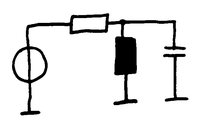
#> input picture resources/img/binary.png, 202 x 128 px, shrunk from 670 x 425 before the run
$ jupyter execute imagePreprocessing.IPYNB
#> lines starting #> are read from the running program, lines starting #| are printed output that depends on the picture; after the words box and inside, x2 and y2 are one past the last pixel; in counts of white or black regions, pixels touching at a corner belong together
### lib/utils.py
import sys
sys.path.append('../')

import numpy as np
import cv2
import igraph
import os

#create an independent copy of a numpy array
# [53 lines left out: functions createIndependetCopy, zip2d, loadImage, load1Pixel, not called in this run]

def thinnImage(image):
    image = cv2.ximgproc.thinning(255-image)
    return 255-image

def saveImage(name, image, path='./../resources/img/', transpose=False, invert=False, color=False):
    if transpose:
        image = np.transpose(image)
    if not color:
        image = cv2.cvtColor(image, cv2.COLOR_GRAY2RGB)

    if invert:
        cv2.imwrite(path + name, 255 - image)
    else:
        cv2.imwrite(path + name, image)

# Runs the function on every Pixel in the image
# [109 lines left out: functions foreachPixel, mapPixel, getPixel, setPixel, colorPixels, isOneColor and 3 more, not called in this run]

def fmap(func,l):
    return list ( map (func, l) )

#remove duplicate Mapping
# [40 lines left out: functions removeDuplicateMappings, getAdjacentPixel, not called in this run]

### dev/imagePreprocessing.IPYNB
[cell 1]
import sys
sys.path.append('../')

import numpy as np
import cv2
import lib.utils as utils
import math
import matplotlib.pyplot as plt

load image and generate binary image

[cell 2]
#image = utils.loadImage(path="./../resources/testImages",name="hand2.jpg", resize=(850,None))
image = cv2.imread("./../resources/img/binary.png")
#> image is the input picture: shape (128, 202, 3); min 0, max 255, mean 229.3
image = cv2.cvtColor(image, cv2.COLOR_BGR2GRAY)
#> image: shape (128, 202)
(thresh, binary) = cv2.threshold(image, 100, 255, cv2.THRESH_BINARY)
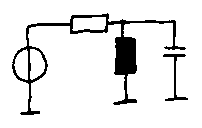
#> binary: shape (128, 202); 90.6% white; 2 black regions, box (x1, y1, x2, y2) and area: (12, 13, 186, 115) 2210, (163, 54, 188, 101) 216

# [7 lines of commented-out code are left out]

utils.saveImage(name="image.png", image=image)
utils.saveImage(name="binary.png", image=binary)

plt.figure(figsize=(10,10))
plt.subplot(1,2,1)
plt.imshow(image, interpolation="bilinear", cmap="gray")
plt.subplot(1,2,2)
plt.imshow(binary, interpolation="bilinear", cmap="gray")
plt.show()
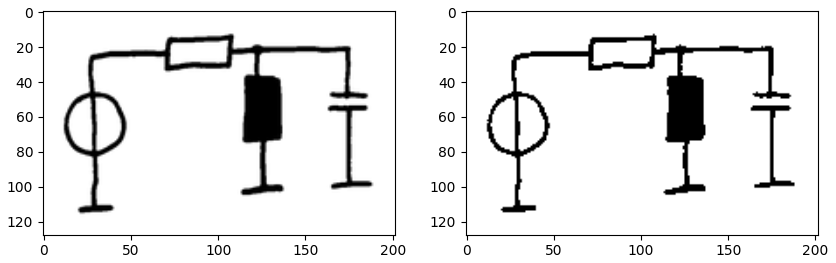
#> figure drawn by matplotlib, 2 panels

filter functions

[cell 3]
def getRegion(size, pos, image):
    xOff = math.floor(size[0]/2)
    yOff = math.floor(size[1]/2)
    return image[pos[1]-yOff:pos[1]+yOff+1, pos[0]-xOff:pos[0]+xOff+1]

def equal(filter, img):
    for y in range(0, len(filter)):
        for x in range(0, len(filter[y])):
            if filter[y][x] != -1 and filter[y][x] != img[y][x]:
                return False
    return True

def applyFilterOnPoints(filter, image, points):
    features = []
    size = [len(filter), len(filter[0])]
    for (x, y) in points:
        try:
            if equal(filter, getRegion(size, (x, y), image)):
                features.append((x,y))
        except:
            pass
    return features

def rotateFilter(filter):
    rotatedFilters = []
    for k in range(0,4):
        rotatedFilters.append(np.rot90(filter, k))
    return rotatedFilters

get Black pixel

[cell 4]
points = []
for y in range(0, len(binary)):
    for x in range(0, len(binary[y])):
        if binary[y][x] == 0:
            points.append((x,y))
#> this loop made 128 passes
#> after the loop, points = 2426 pairs, first value 12 to 187, second value 13 to 114

remove black sections

[cell 5]
filter = np.full((13, 13), 0)
features = applyFilterOnPoints(filter, binary, points)
#> the loop in applyFilterOnPoints, `for (x, y) in points:` made 2426 passes
#> (x, y) on passes 1 to 3: (107, 13), (102, 14), (103, 14)
#> after the loop in applyFilterOnPoints, `for (x, y) in points:`: features = 199 pairs, first value 121 to 129, second value 43 to 68

for (x,y) in features:
    binary[y][x] = 255
#> this loop made 199 passes
#> (x, y) on passes 1 to 3: (122, 43), (123, 43), (124, 43)
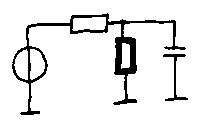
#> binary: shape (128, 202); 91.4% white; 2 black regions, box (x1, y1, x2, y2) and area: (12, 13, 186, 115) 2011, (163, 54, 188, 101) 216

utils.saveImage(name="ohneSpulen.png", image=binary)
plt.imshow(binary, interpolation="bilinear", cmap="gray")

thinn image

[cell 6]
thinn = utils.thinnImage(binary)
#> in thinnImage, `image = cv2.ximgproc.thinning(255-image)`:
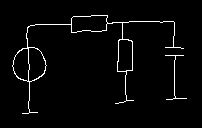
#> image: shape (128, 202); 2.8% white in thin lines or dots, all inside (x1, y1, x2, y2) = (12, 15, 187, 114)

utils.saveImage(name="thinn.png", image=thinn)
plt.imshow(thinn, interpolation="bilinear", cmap="gray")

replace certain features

[cell 7]
def addFeature(feature, replacement, rotate=True, flip=False):
    features = []
    if rotate:
        feature = rotateFilter(feature)
        replacement = rotateFilter(replacement)
        for i in range(0,4):
            features.append([feature[i], replacement[i]])
    else:
        features.append([feature, replacement])
    if flip:
        flipped = []
        for i in range(0, len(features)):
            flipped.append([np.flip(features[i][0],1), np.flip(features[i][1],1)])
        features += flipped
    return features

[cell 8]
def getFeatures():
    features = []

    feature = [[255,0,255],[0,0,0],[255,0,255]]
    replacement = [[255,0,255],[0,255,0],[255,0,255]]
    features += addFeature(feature, replacement, rotate=False)

    feature = [[255,0,-1],[-1,0,0],[0,0,-1]]
    #replacement = [[255,0,0],[-1,0,255],[0,0,-1]]
    replacement = [[255,0,255],[-1,255,0],[0,0,-1]]
    features += addFeature(feature, replacement, flip=True)

    feature = [[-1,255,0],[0,0,255],[255,0,-1]]
    replacement = [[-1,255,0],[0,255,0],[255,0,-1]]
    features += addFeature(feature, replacement)

    feature = [[-1,255,-1],[0,0,0],[255,0,255]]
    replacement = [[-1,255,-1],[0,255,0],[255,0,255]]
    features += addFeature(feature, replacement)

    feature = [[-1,255,255],[0,0,255],[255,0,-1]]
    replacement = [[-1,255,255],[0,255,255],[255,0,-1]]
    features += addFeature(feature, replacement)

    return features

[cell 9]
features = getFeatures()

for feature in features:
    featureList = applyFilterOnPoints(feature[0], thinn, points)
    for (xOff, yOff) in featureList:
        for y in range(0, len(feature[1])):
            for x in range(0, len(feature[1][y])):
                if feature[1][y][x] != -1:
                    thinn[yOff + y - 1][xOff + x - 1] = feature[1][y][x]
#> this loop made 21 passes

utils.saveImage(name="modifiedThinn.png", image=thinn)
plt.imshow(thinn, interpolation="bilinear", cmap="gray")
